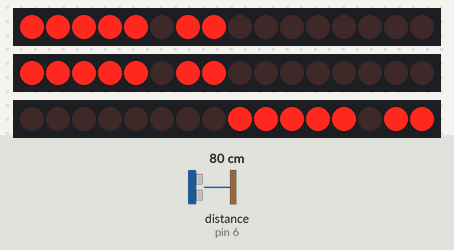
Recording of a sketch running on a simulated Arduino Uno, built with avr-gcc and run on an emulated ATmega328P. Shown: 3 × 16 shift-register outputs drawn as a row of LEDs (first output left, lit = HIGH). Wiring (inferred from the names in the program): ultrasonic range finder: trigger pin 5; echo pin 6; 3 × 2 × shift register (74HC595): latch pin 8 / latch pin 9 / latch pin 10. Wiring (inferred from the signals the program sends): 3 × row of LEDs: on Q0, Q1, Q2, Q3, Q4, Q5, Q6, Q7, Q8, Q9, Q10, Q11, Q12, Q13, Q14, Q15 / on Q0, Q1, Q2, Q3, Q4, Q5, Q6, Q7, Q8, Q9, Q10, Q11, Q12, Q13, Q14, Q15 / on Q0, Q1, Q2, Q3, Q4, Q5, Q6, Q7, Q8, Q9, Q10, Q11, Q12, Q13, Q14, Q15. Inputs (shaded band) come from the test bench; at power-on: distance to the obstacle (sensor on pin 6) 80 cm. The echo pulse lasts 58.3 µs per cm.

Above: at 1.2 s.
1.3 s: distance to the obstacle (sensor on pin 6) set to 9 cm
At 2.1 s:
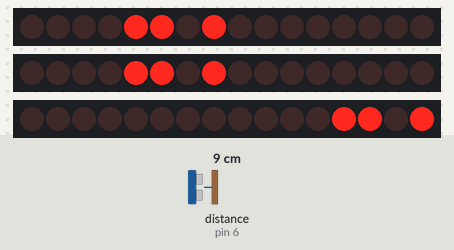
2.9 s: distance to the obstacle (sensor on pin 6) set to 35 cm
At 3.1 s:
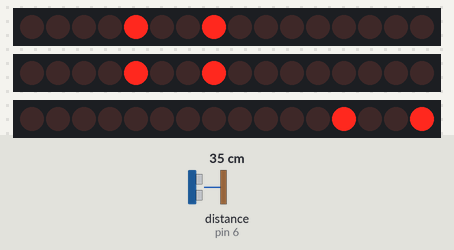
4.8 s: distance to the obstacle (sensor on pin 6) set to 18 cm
At 5.16 s:
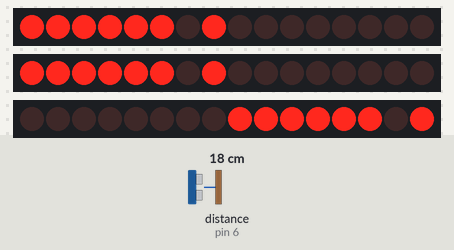
6.3 s: distance to the obstacle (sensor on pin 6) set to 60 cm
At 7.1 s:
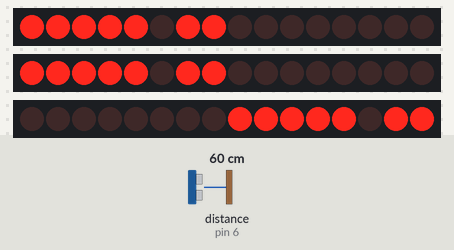
7.8 s: distance to the obstacle (sensor on pin 6) set to 17 cm
At 8.1 s:
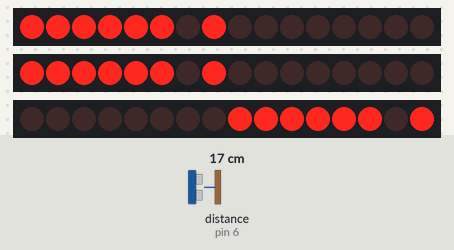
9.3 s: distance to the obstacle (sensor on pin 6) set to 120 cm
Timing chart, 0 to 11.8 s (numbered marks = the images above; inputs shaded):
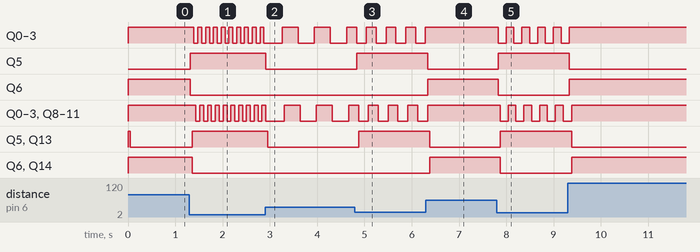

The sketch:

Ardu8_25_Parktronic.ino
```cpp
/*
  Робототехнический контроллер «Кибернетический»: проект «Парктроник»

  «Ультразвуковой дальномер»: TRIG → D5, ECHO → D6.
  Больше 50 см — зелёный, 20–50 см — жёлтый, меньше 20 см — красный.
  Чем ближе препятствие, тем чаще мигает LED1–LED4: период = расстояние × 10 мс.
  Мигание сделано на millis(), поэтому датчик опрашивается постоянно.
  BUT1 включает и выключает «режим тишины» (без мигания).

  Плата в Arduino IDE: Arduino Uno. Кабель USB-C — в ВЕРХНИЙ разъём (Arduino).
  DIP-переключатель: DIP1 и DIP4 = OFF, DIP5 = ON (светодиоды).
*/

#include <SPI.h>

// ---------- Светодиоды и кнопки Arduino-части ----------
// Светодиоды подключены через сдвиговый регистр 74HC595, кнопки — через 74HC165.
// Оба регистра работают по шине SPI (D11 — данные, D12 — приём, D13 — такт).
const int LATCH_595 = 8;   // защёлка 74HC595
const int LOAD_165  = 9;   // «фотография» кнопок в 74HC165
const int EN_165    = 10;  // LOW — 74HC165 подключён к линии приёма SPI

// Номера битов: 1 — LED1, 2 — LED2, 4 — LED3, 8 — LED4, 16 — синий, 32 — зелёный, 64 — красный
const byte LED1 = 1, LED2 = 2, LED3 = 4, LED4 = 8;
const byte BLUE = 16, GREEN = 32, RED = 64;

// Зажечь светодиоды. В переменной leds 1 = горит.
// Регистр зажигает светодиод нулём, поэтому байт инвертируем (~).
void showLeds(byte leds) {
  digitalWrite(LATCH_595, LOW);
  SPI.transfer(~leds);
  digitalWrite(LATCH_595, HIGH);   // импульс на защёлке — байт появляется на выходах
}

// Прочитать кнопки: бит 0 — BUT1 … бит 3 — BUT4 (слева направо). 1 = нажата.
byte readButtons() {
  digitalWrite(LOAD_165, LOW);     // «сфотографировать» кнопки
  delayMicroseconds(5);
  digitalWrite(LOAD_165, HIGH);
  digitalWrite(EN_165, LOW);       // подключить регистр к линии приёма
  byte b = SPI.transfer(0);        // принять байт
  digitalWrite(EN_165, HIGH);
  return b & 0x0F;                 // нужны только 4 младших бита
}

void boardBegin() {
  pinMode(LATCH_595, OUTPUT);
  pinMode(LOAD_165, OUTPUT);
  pinMode(EN_165, OUTPUT);
  digitalWrite(LOAD_165, HIGH);
  digitalWrite(EN_165, HIGH);
  SPI.begin();
  showLeds(0);                     // всё погасить
}

// ---------- Модуль «Ультразвуковой дальномер» ----------
const int TRIG = 5;   // X2 модуля → D5 (XP19)
const int ECHO = 6;   // X4 модуля → D6 (XP20)

// Измерить расстояние в сантиметрах. 0 — эхо не вернулось.
int readDistance() {
  digitalWrite(TRIG, LOW);
  delayMicroseconds(2);
  digitalWrite(TRIG, HIGH);              // импульс 10 мкс запускает измерение
  delayMicroseconds(10);
  digitalWrite(TRIG, LOW);
  long us = pulseIn(ECHO, HIGH, 30000);  // длительность эха, ждём не дольше 30 мс
  return us / 58;                        // см = мкс / 58
}

unsigned long lastToggle = 0;
bool blinkOn = false;
bool silent = false;
bool wasPressed = false;

void setup() {
  boardBegin();
  pinMode(TRIG, OUTPUT);
  pinMode(ECHO, INPUT);
}

void loop() {
  int cm = readDistance();
  if (cm == 0) cm = 400;               // нет эха — препятствия нет

  bool pressed = readButtons() & 1;    // BUT1 — режим тишины
  if (pressed && !wasPressed) silent = !silent;
  wasPressed = pressed;

  byte color;
  if (cm > 50)      color = GREEN;
  else if (cm > 20) color = RED | GREEN;   // жёлтый
  else              color = RED;

  unsigned long period = cm * 10;      // чем ближе, тем чаще
  if (millis() - lastToggle > period) {
    blinkOn = !blinkOn;
    lastToggle = millis();
  }

  byte leds = color;
  if (cm <= 50 && blinkOn && !silent) leds |= LED1 | LED2 | LED3 | LED4;
  showLeds(leds);
  delay(40);
}
```

Measured:
- after the input at 1.3 s, Q0–3: alternates HIGH for 0.08 s and LOW for 0.08 s, starting after 0.10 s; Q5: LOW → HIGH at once; Q6: HIGH → LOW at once; Q0–3, Q8–11: alternates HIGH for 0.08 s and LOW for 0.08 s, starting after 0.14 s; Q5, Q13: LOW → HIGH after 0.05 s
- after the input at 7.8 s, Q0–3: alternates HIGH for 0.17 s and LOW for 0.17 s, starting at once; Q5: LOW → HIGH at once; Q6: HIGH → LOW at once; Q0–3, Q8–11: alternates HIGH for 0.17 s and LOW for 0.17 s, starting after 0.07 s; Q5, Q13: LOW → HIGH after 0.07 s
